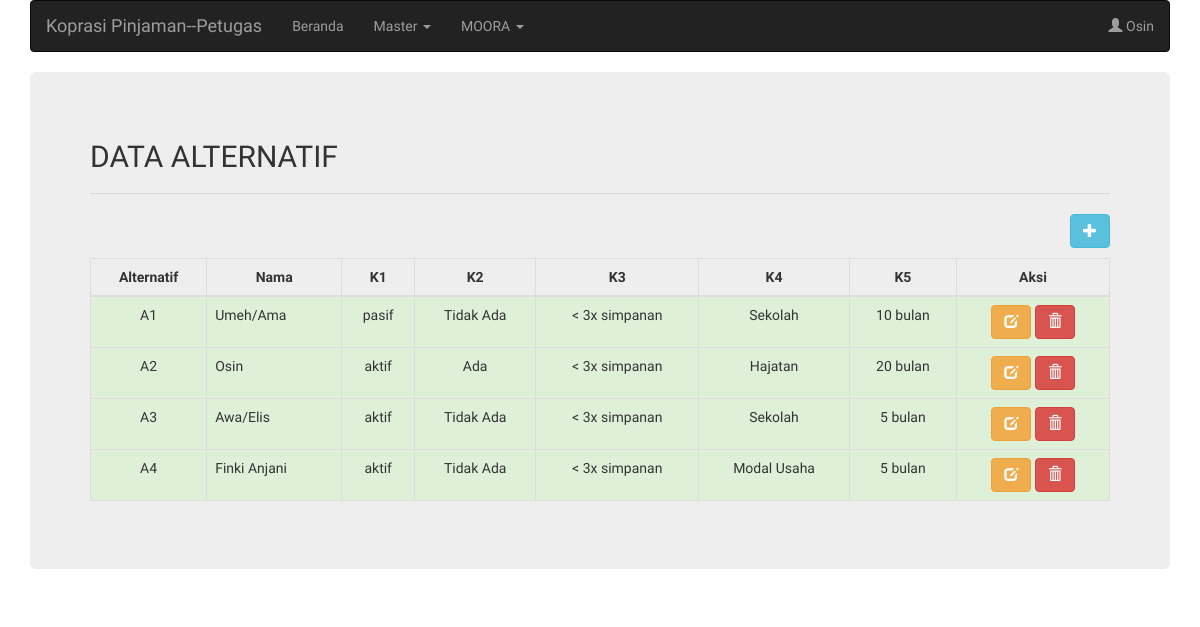
The app's page /halaman_petugas.php?page=moora_alternatif (signed in) with its own data.
### tables this page shows
CREATE TABLE `user` (
  `id_anggota` int(11) NOT NULL,
  `nama` varchar(255) NOT NULL,
  `username` varchar(255) NOT NULL,
  `password` varchar(255) NOT NULL,
  `level` varchar(15) NOT NULL,
  `status` enum('aktif','pasif') NOT NULL
);

CREATE TABLE `tb_pengajuan` (
  `id` int(11) NOT NULL,
  `id_peminjam` int(11) NOT NULL,
  `besar_pinjaman` int(11) NOT NULL,
  `status_keanggotaan` enum('aktif','pasif') NOT NULL,
  `status_pinjaman` enum('Tidak Ada','Ada') NOT NULL,
  `keperluan` enum('Modal Usaha','Berobat','Sekolah','Kebutuhan Sehari-hari','Hajatan') NOT NULL,
  `jangka_waktu` enum('5','10','20') NOT NULL,
  `tanggal_pengajuan` date NOT NULL,
  `status_pengajuan` varchar(20) DEFAULT NULL
);

CREATE TABLE `tb_pinjaman` (
  `id_anggota` int(11) NOT NULL,
  `nama_anggota` varchar(50) NOT NULL,
  `saldo_pinjaman` float NOT NULL,
  `sejak tanggal` date NOT NULL
);

CREATE TABLE `tb_simpanan` (
  `id_anggota` int(11) NOT NULL,
  `jumlah` float NOT NULL
);

### petugas/moora_alternatif.php (the view, shortened to what this page needs)
<h2>DATA ALTERNATIF</h2>
<hr />
<button type="button" class="btn btn-info pull-right" style="margin-bottom: 10px" data-toggle="modal" data-target="#">
  <span class="glyphicon glyphicon-plus"></span>
</button>
<table class="table table-bordered">
  <thead>
    <tr>
      <th class="text-center">Alternatif</th>
      <th class="text-center">Nama</th>
      <th class="text-center">K1</th>
      <th class="text-center">K2</th>
      <th class="text-center">K3</th>
      <th class="text-center">K4</th>
      <th class="text-center">K5</th>
      <th class="text-center">Aksi</th>
    </tr>
  </thead>
  <tbody>
    <?php
      $sqlPengajuan = "SELECT a.besar_pinjaman, a.status_keanggotaan, a.status_pinjaman, a.keperluan, a.jangka_waktu, b.saldo_pinjaman, b.nama_anggota, c.jumlah from tb_pengajuan a JOIN tb_pinjaman b on a.id_peminjam = b.id_anggota JOIN tb_simpanan c on a.id_peminjam = c.id_anggota";
      $queryPengajuan = mysqli_query($koneksi, $sqlPengajuan);
      $no = 1;
    ?>
    <?php while($listPengajuan = mysqli_fetch_array($queryPengajuan)){ ?>
      <tr class="success">
      	<td class="text-center">A<?php echo $no++?></td>
        <td><?php echo $listPengajuan['nama_anggota']; ?></td>
        <td class="text-center"><?php echo $listPengajuan['status_keanggotaan']; ?></td>
        <td class="text-center"><?php echo $listPengajuan['status_pinjaman']; ?></td>
        <td class="text-center">
        	<?php
        		$cek = $listPengajuan['jumlah'] * 3;
        		$k3 = '';
        		if($listPengajuan['besar_pinjaman'] == $cek)
        			$k3 = '= 3x simpanan';
        		elseif ($listPengajuan['besar_pinjaman'] < $cek) {
        			$k3 = '< 3x simpanan';
        		}else{
        			$k3 = '> 3x simpanan';
        		}
        		echo $k3;
    		?>
        </td>
        <td class="text-center"><?php echo $listPengajuan['keperluan']; ?></td>
        <td class="text-center"><?php echo $listPengajuan['jangka_waktu']; ?> bulan</td>
        <td class="text-center">
          <a
            href="javascript:;"
            data-toggle="modal" data-target="#"
            class="btn btn-warning">
              <span class="glyphicon glyphicon-edit"></span>
          </a>
          <a
            href="javascript:;"
            data-toggle="modal" data-target="#"
            class="btn btn-danger">
              <span class="glyphicon glyphicon-trash"></span>
          </a>
        </td>
      </tr>
    <?php } ?>
  </tbody>
</table>

### halaman_petugas.php (shortened to what this page needs)
<!DOCTYPE html>
<html lang="en">
<head>
  <link rel="stylesheet" href="https://maxcdn.bootstrapcdn.com/bootstrap/3.4.0/css/bootstrap.min.css">
</head>
<body style="font-family: 'Didact Gothic', sans-serif;">
  <?php include("koneksi.php"); ?>
  <?php
      $sqlAnggota = "SELECT * FROM user WHERE username = '".$_SESSION['username']."'";
      $queryAnggota = mysqli_query($koneksi, $sqlAnggota);
      $anggota = mysqli_fetch_array($queryAnggota);
  ?>
  <div class="container">
    <nav class="navbar navbar-inverse">
      <div class="container-fluid">
        <div class="navbar-header">
          <a class="navbar-brand" href="halaman_petugas.php?page=home">Koprasi Pinjaman--Petugas</a>
        </div>
        <ul class="nav navbar-nav">
          <li><a href="halaman_petugas.php?page=home">Beranda</a></li>
          <li class="dropdown">
            <a class="dropdown-toggle" data-toggle="dropdown" href="#">Master
            <span class="caret"></span></a>
          </li>
          <li class="dropdown">
            <a class="dropdown-toggle" data-toggle="dropdown" href="#">MOORA
            <span class="caret"></span></a>
          </li>
        </ul>
        <ul class="nav navbar-nav navbar-right">
          <li class="dropdown"><a class="dropdown-toggle" data-toggle="dropdown" href="#"><span class="glyphicon glyphicon-user"></span> <?php echo $anggota['nama']; ?></a>
          </li>
        </ul>
      </div>
    </nav>
    <div class="jumbotron">
      <?php
        if(isset($_GET['page'])){
          $page = $_GET['page'];
          switch ($page) {
            case 'moora_alternatif':
              include "petugas/moora_alternatif.php";
              break;
          }
        }else{
          include "petugas/home.php";
        }
       ?>
    </div>
  </div>
</body>
</html>

### records on screen
user: nama "Osin"
tb_pengajuan: tb_pinjaman.nama_anggota "Umeh/Ama", status_keanggotaan "pasif", status_pinjaman "Tidak Ada", besar_pinjaman.jumlah "< 3x simpanan", keperluan "Sekolah", jangka_waktu "10"
tb_pengajuan: tb_pinjaman.nama_anggota "Osin", status_keanggotaan "aktif", status_pinjaman "Ada", besar_pinjaman.jumlah "< 3x simpanan", keperluan "Hajatan", jangka_waktu "20"
tb_pengajuan: tb_pinjaman.nama_anggota "Awa/Elis", status_keanggotaan "aktif", status_pinjaman "Tidak Ada", besar_pinjaman.jumlah "< 3x simpanan", keperluan "Sekolah", jangka_waktu "5"
tb_pengajuan: tb_pinjaman.nama_anggota "Finki Anjani", status_keanggotaan "aktif", status_pinjaman "Tidak Ada", besar_pinjaman.jumlah "< 3x simpanan", keperluan "Modal Usaha", jangka_waktu "5"
